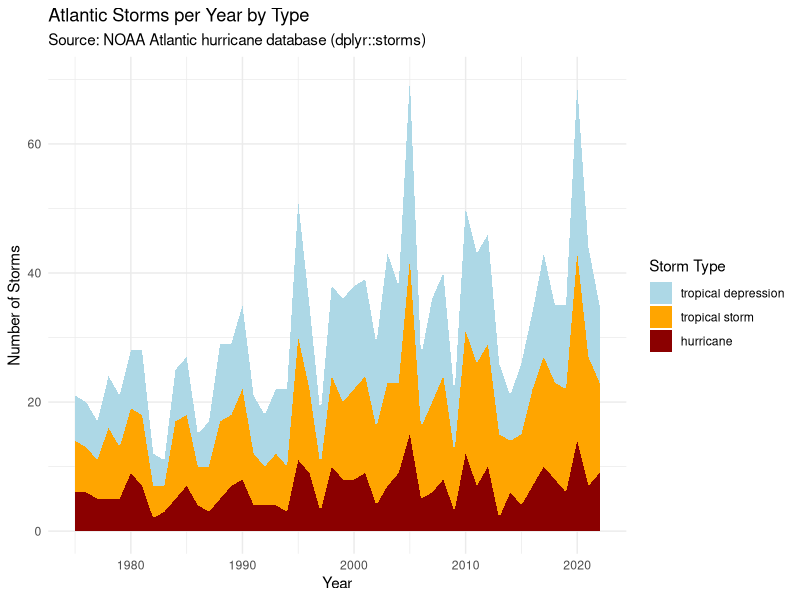
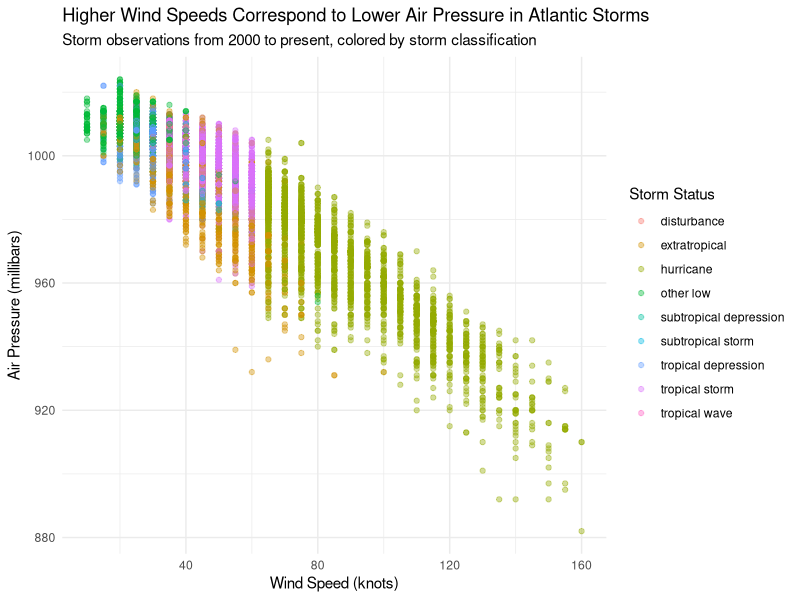

R code for these plots, in order:
## ---- chunk 1
#| label: setup
#| message: false

library(tidyverse)
## ---- chunk 2
#| label: storms-plot

# Filter to the three main storm types and count unique storms per year and type
storms |>
  filter(status %in% c("tropical depression", "tropical storm", "hurricane")) |>
  mutate(status = factor(status, levels = c("tropical depression", "tropical storm", "hurricane"))) |>
  distinct(year, name, status) |>
  count(year, status) |>
  ggplot(aes(x = year, y = n, fill = status)) +
  geom_area() +
  scale_fill_manual(
    values = c(
      "tropical depression" = "lightblue",
      "tropical storm" = "orange",
      "hurricane" = "darkred"
    )
  ) +
  labs(
    title = "Atlantic Storms per Year by Type",
    subtitle = "Source: NOAA Atlantic hurricane database (dplyr::storms)",
    x = "Year",
    y = "Number of Storms",
    fill = "Storm Type"
  ) +
  theme_minimal()
## ---- chunk 3
#| label: storms-by-status

storms_recent <- storms |>
  filter(year >= 2000) |>
  select(year, name, status, wind, pressure)
## ---- chunk 4
#| label: pressure-vs-wind

# Plot pressure vs. wind colored by storm status, with alpha for overlapping points
storms_recent |>
  ggplot(aes(x = wind, y = pressure, color = status)) +
  geom_point(alpha = 0.4) +
  labs(
    title = "Higher Wind Speeds Correspond to Lower Air Pressure in Atlantic Storms",
    subtitle = "Storm observations from 2000 to present, colored by storm classification",
    x = "Wind Speed (knots)",
    y = "Air Pressure (millibars)",
    color = "Storm Status"
  ) +
  theme_minimal()
